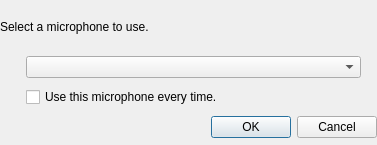
<?xml version="1.0" encoding="UTF-8"?>
<ui version="4.0">
 <class>MicrophoneSelectionDialog</class>
 <widget class="QDialog" name="MicrophoneSelectionDialog">
  <property name="geometry">
   <rect>
    <x>0</x>
    <y>0</y>
    <width>377</width>
    <height>145</height>
   </rect>
  </property>
  <property name="windowTitle">
   <string>Select Microphone</string>
  </property>
  <widget class="QWidget" name="gridLayoutWidget">
   <property name="geometry">
    <rect>
     <x>0</x>
     <y>4</y>
     <width>377</width>
     <height>141</height>
    </rect>
   </property>
   <layout class="QGridLayout" name="gridLayout">
    <item row="1" column="1">
     <widget class="QComboBox" name="comboBoxDevices">
      <property name="sizePolicy">
       <sizepolicy hsizetype="MinimumExpanding" vsizetype="Fixed">
        <horstretch>0</horstretch>
        <verstretch>0</verstretch>
       </sizepolicy>
      </property>
     </widget>
    </item>
    <item row="3" column="0" colspan="4">
     <widget class="QDialogButtonBox" name="buttonBox">
      <property name="orientation">
       <enum>Qt::Horizontal</enum>
      </property>
      <property name="standardButtons">
       <set>QDialogButtonBox::Cancel|QDialogButtonBox::Ok</set>
      </property>
     </widget>
    </item>
    <item row="0" column="0" colspan="4">
     <widget class="QLabel" name="label">
      <property name="maximumSize">
       <size>
        <width>16777215</width>
        <height>40</height>
       </size>
      </property>
      <property name="text">
       <string>Select a microphone to use.</string>
      </property>
      <property name="margin">
       <number>10</number>
      </property>
     </widget>
    </item>
    <item row="1" column="0" rowspan="2">
     <spacer name="horizontalSpacer">
      <property name="orientation">
       <enum>Qt::Horizontal</enum>
      </property>
      <property name="sizeType">
       <enum>QSizePolicy::Preferred</enum>
      </property>
      <property name="sizeHint" stdset="0">
       <size>
        <width>20</width>
        <height>20</height>
       </size>
      </property>
     </spacer>
    </item>
    <item row="2" column="1">
     <widget class="QCheckBox" name="checkBoxUseDefault">
      <property name="text">
       <string>Use this microphone every time.</string>
      </property>
     </widget>
    </item>
    <item row="1" column="2" rowspan="2" colspan="2">
     <spacer name="horizontalSpacer_2">
      <property name="orientation">
       <enum>Qt::Horizontal</enum>
      </property>
      <property name="sizeType">
       <enum>QSizePolicy::Fixed</enum>
      </property>
      <property name="sizeHint" stdset="0">
       <size>
        <width>10</width>
        <height>20</height>
       </size>
      </property>
     </spacer>
    </item>
   </layout>
  </widget>
 </widget>
 <resources/>
 <connections>
  <connection>
   <sender>buttonBox</sender>
   <signal>accepted()</signal>
   <receiver>MicrophoneSelectionDialog</receiver>
   <slot>accept()</slot>
   <hints>
    <hint type="sourcelabel">
     <x>248</x>
     <y>254</y>
    </hint>
    <hint type="destinationlabel">
     <x>157</x>
     <y>274</y>
    </hint>
   </hints>
  </connection>
  <connection>
   <sender>buttonBox</sender>
   <signal>rejected()</signal>
   <receiver>MicrophoneSelectionDialog</receiver>
   <slot>reject()</slot>
   <hints>
    <hint type="sourcelabel">
     <x>316</x>
     <y>260</y>
    </hint>
    <hint type="destinationlabel">
     <x>286</x>
     <y>274</y>
    </hint>
   </hints>
  </connection>
 </connections>
</ui>
